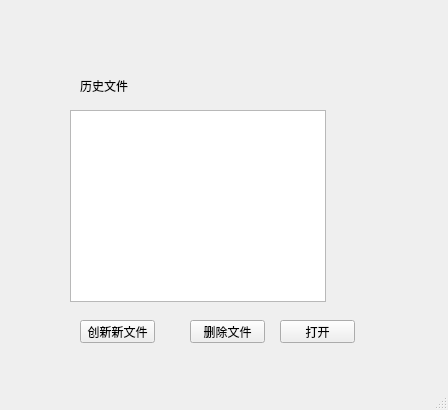
<?xml version="1.0" encoding="UTF-8"?>
<ui version="4.0">
 <class>MainWindow</class>
 <widget class="QMainWindow" name="MainWindow">
  <property name="geometry">
   <rect>
    <x>0</x>
    <y>0</y>
    <width>448</width>
    <height>410</height>
   </rect>
  </property>
  <property name="windowTitle">
   <string>MainWindow</string>
  </property>
  <widget class="QWidget" name="centralwidget">
   <widget class="QListView" name="historyStorageListView">
    <property name="geometry">
     <rect>
      <x>70</x>
      <y>110</y>
      <width>256</width>
      <height>192</height>
     </rect>
    </property>
   </widget>
   <widget class="QLabel" name="label">
    <property name="geometry">
     <rect>
      <x>80</x>
      <y>80</y>
      <width>54</width>
      <height>12</height>
     </rect>
    </property>
    <property name="text">
     <string>历史文件</string>
    </property>
   </widget>
   <widget class="QPushButton" name="createNewFilePushButton">
    <property name="geometry">
     <rect>
      <x>80</x>
      <y>320</y>
      <width>75</width>
      <height>23</height>
     </rect>
    </property>
    <property name="text">
     <string>创新新文件</string>
    </property>
   </widget>
   <widget class="QPushButton" name="openHistoryFilePushButton">
    <property name="geometry">
     <rect>
      <x>280</x>
      <y>320</y>
      <width>75</width>
      <height>23</height>
     </rect>
    </property>
    <property name="text">
     <string>打开</string>
    </property>
   </widget>
   <widget class="QPushButton" name="deleteOldFilePushButton">
    <property name="geometry">
     <rect>
      <x>190</x>
      <y>320</y>
      <width>75</width>
      <height>23</height>
     </rect>
    </property>
    <property name="text">
     <string>删除文件</string>
    </property>
   </widget>
  </widget>
  <widget class="QMenuBar" name="menubar">
   <property name="geometry">
    <rect>
     <x>0</x>
     <y>0</y>
     <width>448</width>
     <height>23</height>
    </rect>
   </property>
  </widget>
  <widget class="QStatusBar" name="statusbar"/>
 </widget>
 <resources/>
 <connections/>
</ui>
